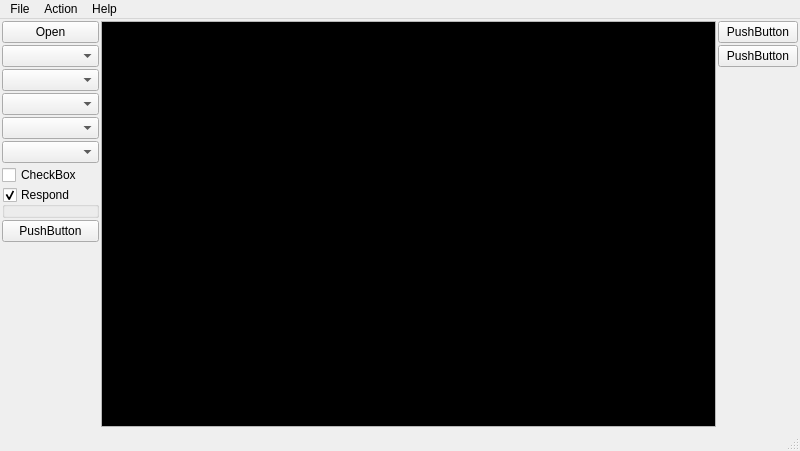
<?xml version="1.0" encoding="UTF-8"?>
<ui version="4.0">
 <class>MainWindow</class>
 <widget class="QMainWindow" name="MainWindow">
  <property name="geometry">
   <rect>
    <x>0</x>
    <y>0</y>
    <width>800</width>
    <height>451</height>
   </rect>
  </property>
  <property name="windowTitle">
   <string>MainWindow</string>
  </property>
  <widget class="QWidget" name="centralwidget">
   <layout class="QHBoxLayout" name="horizontalLayout_2">
    <property name="spacing">
     <number>2</number>
    </property>
    <property name="leftMargin">
     <number>2</number>
    </property>
    <property name="topMargin">
     <number>2</number>
    </property>
    <property name="rightMargin">
     <number>2</number>
    </property>
    <property name="bottomMargin">
     <number>2</number>
    </property>
    <item>
     <layout class="QVBoxLayout" name="verticalLayout">
      <property name="spacing">
       <number>2</number>
      </property>
      <item>
       <widget class="QPushButton" name="pbOpen">
        <property name="text">
         <string>Open</string>
        </property>
       </widget>
      </item>
      <item>
       <widget class="QComboBox" name="cbPorts">
        <property name="editable">
         <bool>false</bool>
        </property>
       </widget>
      </item>
      <item>
       <widget class="QComboBox" name="cbBitrate"/>
      </item>
      <item>
       <widget class="QComboBox" name="cbStopBits"/>
      </item>
      <item>
       <widget class="QComboBox" name="cbBits"/>
      </item>
      <item>
       <widget class="QComboBox" name="cbParity"/>
      </item>
      <item>
       <widget class="QCheckBox" name="cbFlow">
        <property name="text">
         <string>CheckBox</string>
        </property>
       </widget>
      </item>
      <item>
       <widget class="QGroupBox" name="groupBox">
        <property name="title">
         <string>Respond</string>
        </property>
        <property name="flat">
         <bool>false</bool>
        </property>
        <property name="checkable">
         <bool>true</bool>
        </property>
        <property name="checked">
         <bool>true</bool>
        </property>
        <widget class="QWidget" name="verticalLayoutWidget_2">
         <property name="geometry">
          <rect>
           <x>10</x>
           <y>10</y>
           <width>160</width>
           <height>80</height>
          </rect>
         </property>
         <layout class="QVBoxLayout" name="verticalLayout_2">
          <item>
           <widget class="QCheckBox" name="checkBox">
            <property name="text">
             <string>CheckBox</string>
            </property>
           </widget>
          </item>
         </layout>
        </widget>
       </widget>
      </item>
      <item>
       <widget class="QPushButton" name="pushButton">
        <property name="text">
         <string>PushButton</string>
        </property>
       </widget>
      </item>
      <item>
       <spacer name="verticalSpacer">
        <property name="orientation">
         <enum>Qt::Vertical</enum>
        </property>
        <property name="sizeHint" stdset="0">
         <size>
          <width>20</width>
          <height>40</height>
         </size>
        </property>
       </spacer>
      </item>
     </layout>
    </item>
    <item>
     <layout class="QHBoxLayout" name="horizontalLayout">
      <item>
       <widget class="QPlainTextEdit" name="plainTextEdit">
        <property name="palette">
         <palette>
          <active>
           <colorrole role="WindowText">
            <brush brushstyle="SolidPattern">
             <color alpha="255">
              <red>0</red>
              <green>0</green>
              <blue>0</blue>
             </color>
            </brush>
           </colorrole>
           <colorrole role="Text">
            <brush brushstyle="SolidPattern">
             <color alpha="255">
              <red>255</red>
              <green>255</green>
              <blue>255</blue>
             </color>
            </brush>
           </colorrole>
           <colorrole role="Base">
            <brush brushstyle="SolidPattern">
             <color alpha="255">
              <red>0</red>
              <green>0</green>
              <blue>0</blue>
             </color>
            </brush>
           </colorrole>
          </active>
          <inactive>
           <colorrole role="WindowText">
            <brush brushstyle="SolidPattern">
             <color alpha="255">
              <red>0</red>
              <green>0</green>
              <blue>0</blue>
             </color>
            </brush>
           </colorrole>
           <colorrole role="Text">
            <brush brushstyle="SolidPattern">
             <color alpha="255">
              <red>255</red>
              <green>255</green>
              <blue>255</blue>
             </color>
            </brush>
           </colorrole>
           <colorrole role="Base">
            <brush brushstyle="SolidPattern">
             <color alpha="255">
              <red>0</red>
              <green>0</green>
              <blue>0</blue>
             </color>
            </brush>
           </colorrole>
          </inactive>
          <disabled>
           <colorrole role="WindowText">
            <brush brushstyle="SolidPattern">
             <color alpha="255">
              <red>159</red>
              <green>158</green>
              <blue>158</blue>
             </color>
            </brush>
           </colorrole>
           <colorrole role="Text">
            <brush brushstyle="SolidPattern">
             <color alpha="255">
              <red>159</red>
              <green>158</green>
              <blue>158</blue>
             </color>
            </brush>
           </colorrole>
           <colorrole role="Base">
            <brush brushstyle="SolidPattern">
             <color alpha="255">
              <red>255</red>
              <green>255</green>
              <blue>255</blue>
             </color>
            </brush>
           </colorrole>
          </disabled>
         </palette>
        </property>
        <property name="font">
         <font>
          <family>Monospace</family>
          <pointsize>9</pointsize>
         </font>
        </property>
       </widget>
      </item>
     </layout>
    </item>
    <item>
     <layout class="QVBoxLayout" name="verticalLayout_3">
      <item>
       <widget class="QPushButton" name="pushButton_3">
        <property name="text">
         <string>PushButton</string>
        </property>
       </widget>
      </item>
      <item>
       <widget class="QPushButton" name="pushButton_2">
        <property name="text">
         <string>PushButton</string>
        </property>
       </widget>
      </item>
      <item>
       <spacer name="verticalSpacer_2">
        <property name="orientation">
         <enum>Qt::Vertical</enum>
        </property>
        <property name="sizeHint" stdset="0">
         <size>
          <width>20</width>
          <height>40</height>
         </size>
        </property>
       </spacer>
      </item>
     </layout>
    </item>
   </layout>
  </widget>
  <widget class="QMenuBar" name="menubar">
   <property name="geometry">
    <rect>
     <x>0</x>
     <y>0</y>
     <width>800</width>
     <height>25</height>
    </rect>
   </property>
   <widget class="QMenu" name="menuFile">
    <property name="title">
     <string>File</string>
    </property>
    <addaction name="actionNew"/>
    <addaction name="actionExit"/>
   </widget>
   <widget class="QMenu" name="menuHelp">
    <property name="title">
     <string>Help</string>
    </property>
    <addaction name="actionAbout"/>
   </widget>
   <widget class="QMenu" name="menuAction">
    <property name="title">
     <string>Action</string>
    </property>
    <addaction name="actionClear"/>
    <addaction name="actionReset_port"/>
   </widget>
   <addaction name="menuFile"/>
   <addaction name="menuAction"/>
   <addaction name="menuHelp"/>
  </widget>
  <widget class="QStatusBar" name="statusbar"/>
  <action name="actionExit">
   <property name="text">
    <string>Exit</string>
   </property>
  </action>
  <action name="actionAbout">
   <property name="text">
    <string>About</string>
   </property>
  </action>
  <action name="actionNew">
   <property name="text">
    <string>New</string>
   </property>
  </action>
  <action name="actionClear">
   <property name="text">
    <string>Clear</string>
   </property>
  </action>
  <action name="actionReset_port">
   <property name="text">
    <string>Reset port</string>
   </property>
  </action>
 </widget>
 <resources/>
 <connections/>
</ui>
